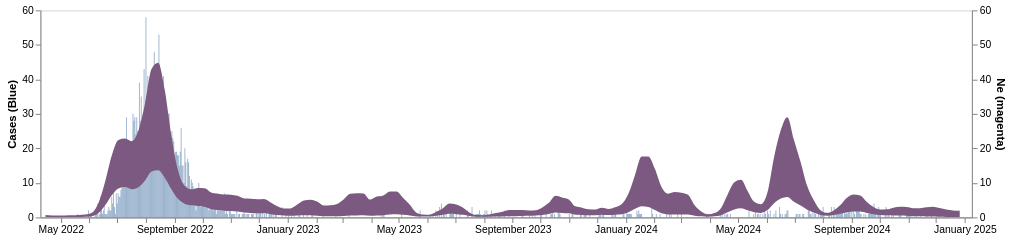

This figure's notebook cell:
### Code cell
cases = alt.Chart(la_mpox_cases_df).mark_bar(interpolate='monotone', opacity = 0.5, size = 1).encode(
    alt.X('date:T', axis=alt.Axis(title="", tickCount = "month",grid=False, format="%B %Y")),
    alt.Y('cases',axis=alt.Axis(title="Cases (Blue)", grid=False))
).properties(
    width=900,
    height=200
)

(cases + line_ne).resolve_scale(y = "independent")

### Figure 1 — Vega-Lite specification as saved in the notebook (floating-point values rounded to 4 significant figures; data arrays with more than 128 entries replaced by an {"elided": "..."} marker saying what was removed)
{"config": {"view": {"continuousWidth": 400, "continuousHeight": 300}}, "layer": [{"data": {"name": "data-ea58474a8d637ca6235815f3f4663eb3"}, "mark": {"type": "bar", "interpolate": "monotone", "opacity": 0.5, "size": 1}, "encoding": {"x": {"axis": {"format": "%B %Y", "grid": false, "tickCount": "month", "title": ""}, "field": "date", "type": "temporal"}, "y": {"axis": {"grid": false, "title": "Cases (Blue)"}, "field": "cases", "type": "quantitative"}}, "height": 200, "width": 900}, {"data": {"name": "data-94fd304e7c87c2524726e1725df4e17c"}, "mark": {"type": "area", "clip": true, "color": "#7c5981", "interpolate": "monotone", "opacity": 1}, "encoding": {"x": {"axis": {"format": "%b %Y", "grid": false, "tickCount": "month", "title": ""}, "field": "date", "type": "temporal"}, "y": {"axis": {"grid": false, "title": "Ne (magenta)"}, "field": "lower_hpd_linear_50_MA", "scale": {"domain": [0, 60]}, "type": "quantitative"}, "y2": {"field": "upper_hpd_linear_50_MA"}}, "height": 200, "width": 900}], "resolve": {"scale": {"y": "independent"}}, "$schema": "https://vega.github.io/schema/vega-lite/v4.17.0.json", "datasets": {"data-ea58474a8d637ca6235815f3f4663eb3": {"elided": "961 records"}, "data-94fd304e7c87c2524726e1725df4e17c": {"elided": "139 records"}}}
